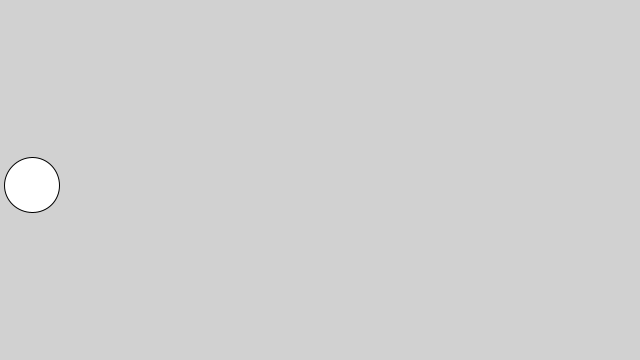
Frame 1 (no input)
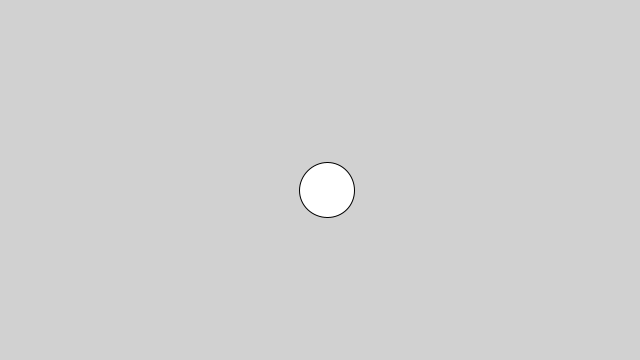
Frame 60 (the mouse pressed at the canvas centre just before this capture)
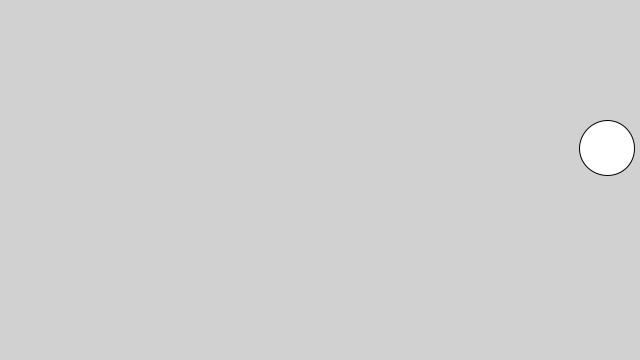
Frame 120 (the mouse held since frame 60 and released just before this capture)

The Processing sketch that drew these frames (run headless with seeded random() and noise(); from frame 60 on, the mouse is pressed at the canvas centre):

// Processing sketch: pongGame3
// ── pongGame3.pde
int diameter = 55;
int centerX = diameter/2;
int centerY = diameter/2;
int xSpeed = 5;
int ySpeed = 5;
int paddleLength = height;
int maxYSpeed = 10;

// Initial Setup that is run once at the beginning
void setup() {
  size(640, 360);
  centerY = height/2;
}

// The main loop that will be run 
void draw() {
  background(209);
  adjustMovingDirection();
  moveBall();
  ellipse(centerX, centerY, diameter, diameter);
}

// Determine whether the ball needs to change direction before moving the ball
void adjustMovingDirection() {
  if (isTouchingVerticalWall()) {
    bouncePaddle();
  }
  if (isTouchingHorizontalWall()){
    bounceHorizontalWall();
  }
}

// Determines whether the ball is touching left and right walls of the canvas
boolean isTouchingVerticalWall() {
  boolean isTouchingLeft = centerX < diameter/2;
  boolean isTouchingRight = centerX > (width - diameter/2);
  return isTouchingLeft || isTouchingRight;
}

// Determines whether the ball is touching top and bottom walls of the canvas
boolean isTouchingHorizontalWall() {
  boolean isTouchingTop = centerY < diameter/2;
  boolean isTouchingBottom = centerY > (height - diameter/2);
  return isTouchingTop || isTouchingBottom;
}

// Change the direction of the ball based on the position it hits the paddle
void bouncePaddle () {
  int offsetFromMiddle = abs(centerY - height/2);
  int currentDirection = (ySpeed==0)? 0 : ySpeed / abs(ySpeed);
  int nextDirection = -currentDirection;
  int nextAbsoluteSpeed = maxYSpeed * offsetFromMiddle/ ( height/2 );
  
  ySpeed = nextDirection * nextAbsoluteSpeed;
  xSpeed = -xSpeed;
}

// Change the x speed of the ball to bounce on vertical wall
void bounceVerticalWall() {
  xSpeed = -xSpeed;
}
// Change the y speed of the ball to bounce on horizontal wall
void bounceHorizontalWall() {
  ySpeed = -ySpeed;
}

// Move the ball by the current speed
void moveBall() {
  centerX = centerX + xSpeed;
  centerY = centerY + ySpeed;
}
